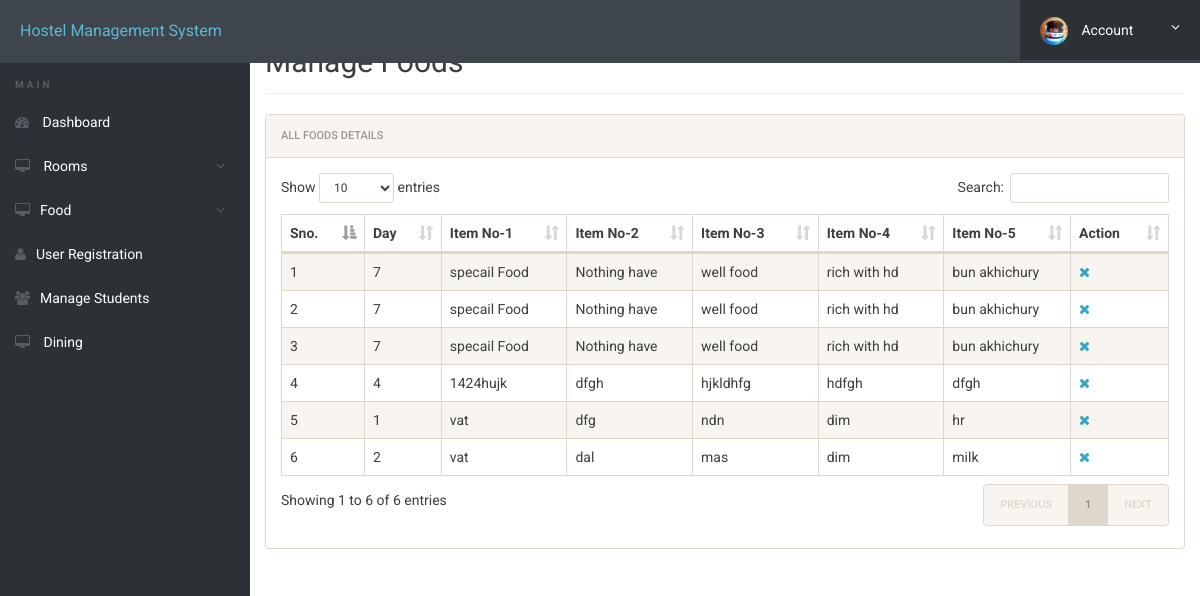
The page /admin/manage-food.php (signed in) on the database its author committed.
### tables this page shows
CREATE TABLE `foodmenu` (
  `id` int(11) NOT NULL,
  `day` int(11) NOT NULL,
  `it1` text NOT NULL,
  `it2` text NOT NULL,
  `it3` text NOT NULL,
  `it4` text NOT NULL,
  `it5` text NOT NULL
);

### admin/manage-food.php (the view, shortened to what this page needs)
<?php
include('includes/config.php');
?>
<!doctype html>
<html lang="en" class="no-js">
<head>
	<link rel="stylesheet" href="css/font-awesome.min.css">
	<link rel="stylesheet" href="css/bootstrap.min.css">
	<link rel="stylesheet" href="css/dataTables.bootstrap.min.css">
	<link rel="stylesheet" href="css/bootstrap-social.css">
	<link rel="stylesheet" href="css/bootstrap-select.css">
	<link rel="stylesheet" href="css/fileinput.min.css">
	<link rel="stylesheet" href="css/awesome-bootstrap-checkbox.css">
	<link rel="stylesheet" href="css/style.css">
</head>
<body>
	<?php include('includes/header.php');?>
	<div class="ts-main-content">
			<?php include('includes/sidebar.php');?>
		<div class="content-wrapper">
			<div class="container-fluid">
				<div class="row">
					<div class="col-md-12">
						<h2 class="page-title">Manage Foods</h2>
						<div class="panel panel-default">
							<div class="panel-heading">All Foods Details</div>
							<div class="panel-body">
								<table id="zctb" class="display table table-striped table-bordered table-hover" cellspacing="0" width="100%">
									<thead>
										<tr>
											<th>Sno.</th>
											<th>Day</th>
											<th>Item No-1</th>
											<th>Item No-2</th>
											<th>Item No-3</th>
											<th>Item No-4</th>
											<th>Item No-5</th>
											<th>Action</th>
										</tr>
									</thead>
	<tbody>
				<?php
				$ret="select * from foodmenu";
				$stmt= $mysqli->prepare($ret) ;
				$stmt->execute() ;
				$res=$stmt->get_result();
				$cnt=1;
				while($row=$res->fetch_object())
					  {
					  	?>
				<tr><td><?php echo $cnt;;?></td>
				<td><?php echo $row->day;?></td>
				<td><?php echo $row->it1;?></td>
				<td><?php echo $row->it2;?></td>
				<td><?php echo $row->it3;?></td>
				<td><?php echo $row->it4;?></td>
				<td><?php echo $row->it5;?></td>
 				<td>
				<a href="manage-food.php?del=<?php echo $row->id;?>" onclick="return confirm("Do you want to delete");"><i class="fa fa-close"></i></a></td>
														</tr>
													<?php
				$cnt=$cnt+1;
													 } ?>
    </tbody>
								</table>
							</div>
						</div>
					</div>
				</div>
			</div>
		</div>
	</div>
</body>
</html>

### admin/css/style.css (style rules this page uses)
html { font-size: 14px; }
@media only screen and (min-width: 480px) { html { font-size: 17px; } }
@media only screen and (min-width: 768px) { html { font-size: 14px; } }
body { font-size: 1em; }
a { color: #37a6c4; }
.panel { overflow: hidden; }
.page-title { padding-bottom: 15px; margin-bottom: 20px; border-bottom: 1px solid #f0f0f0; }
.ts-main-content .content-wrapper { padding-top: 15px; margin-top: 10px; }
@media only screen and (min-width: 992px) { .ts-main-content .content-wrapper { margin-left: 250px; } }

### rows shown on the page
foodmenu: day "7", it1 "specail Food", it2 "Nothing have", it3 "well food", it4 "rich with hd", it5 "bun akhichury"
foodmenu: day "7", it1 "specail Food", it2 "Nothing have", it3 "well food", it4 "rich with hd", it5 "bun akhichury"
foodmenu: day "7", it1 "specail Food", it2 "Nothing have", it3 "well food", it4 "rich with hd", it5 "bun akhichury"
foodmenu: day "4", it1 "1424hujk", it2 "dfgh", it3 "hjkldhfg", it4 "hdfgh", it5 "dfgh"
foodmenu: day "1", it1 "vat", it2 "dfg", it3 "ndn", it4 "dim", it5 "hr"
foodmenu: day "2", it1 "vat", it2 "dal", it3 "mas", it4 "dim", it5 "milk"
